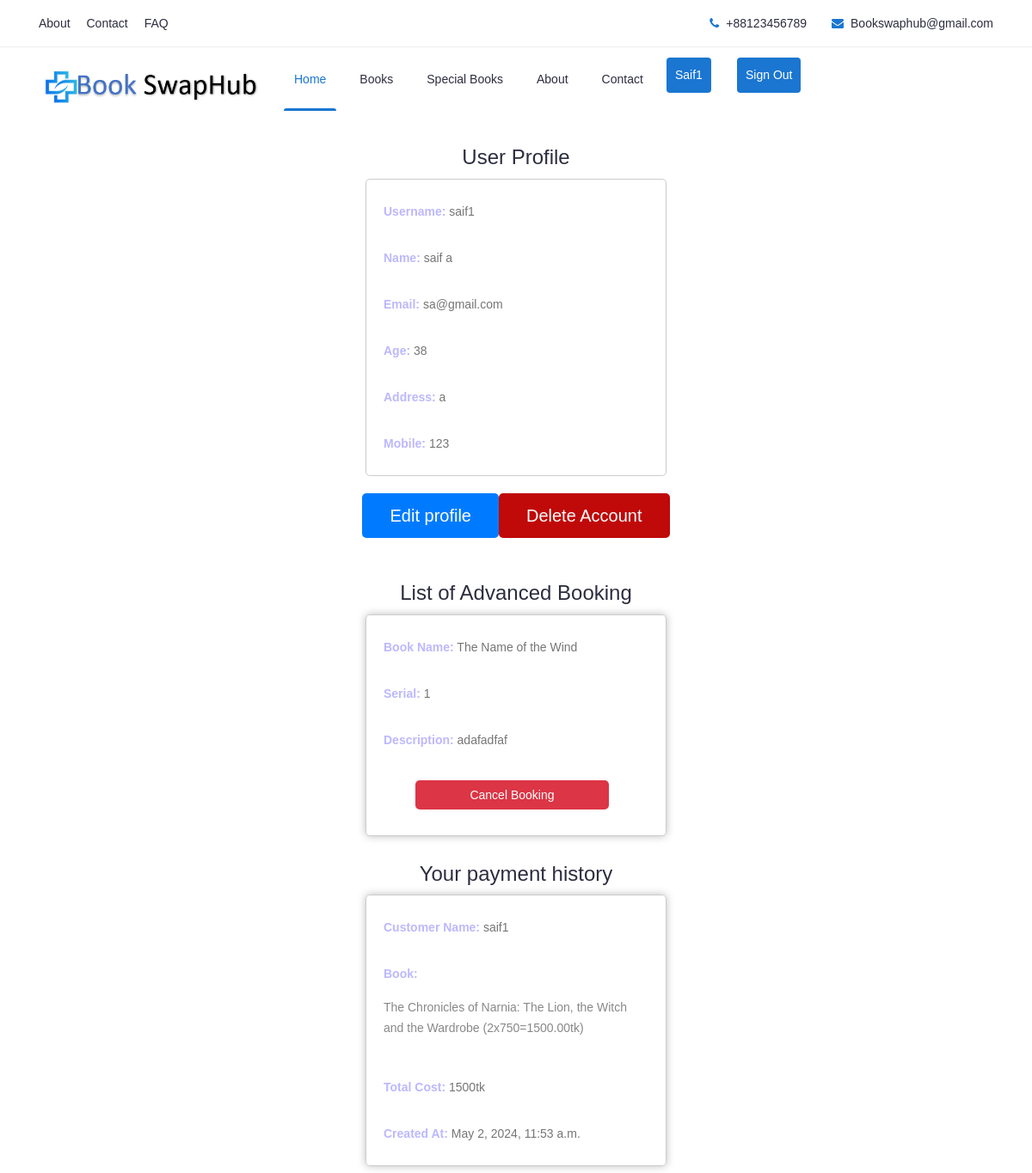
The page /user_profile/ (signed in, upper part) on the database as committed earlier.
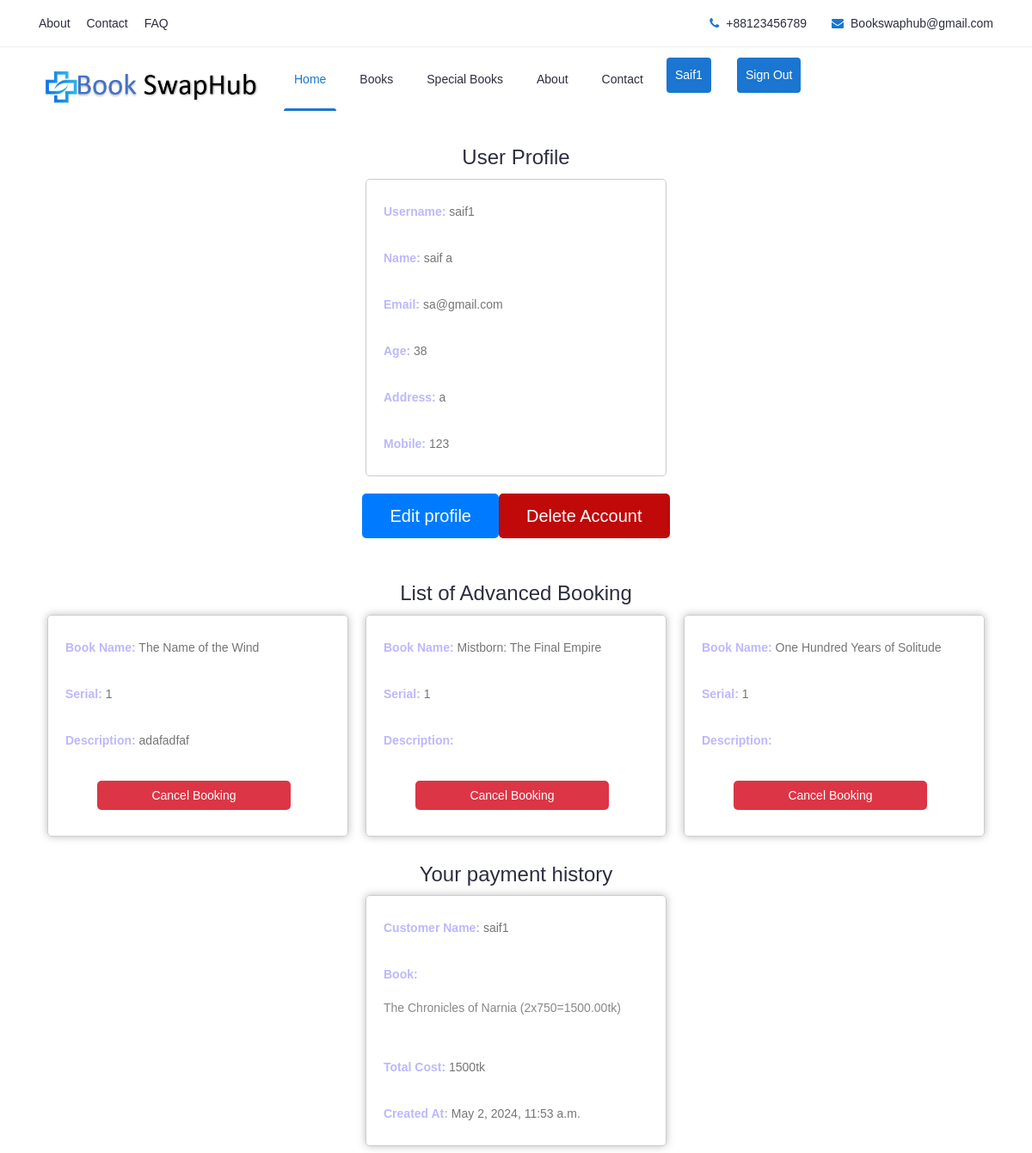
The same page on the database as committed later.
### myapp/models.py (models this page shows, shortened)
class UserProfile(models.Model):
    user = models.OneToOneField(User, on_delete=models.CASCADE)
    def fullname(self):
        return f"{self.user.first_name} {self.user.last_name}"
    age = models.IntegerField()
    address = models.CharField(max_length=255)
    mobile = models.CharField(max_length=15)
    GENDER = (
        ('Male', 'Male'),
        ('Female', 'Female'),
    )
    gender = models.CharField(max_length=10, choices=GENDER)

class Appointment(models.Model):
    user = models.ForeignKey(User, on_delete=models.CASCADE)
    doctor = models.ForeignKey(Doctor, on_delete=models.CASCADE)
    description = models.CharField(max_length=1000)
    created_at = models.DateTimeField(auto_now_add=True)
    serial_number = models.PositiveIntegerField(default=0)

class Doctor(models.Model):
    image = models.ImageField()
    name = models.CharField(max_length=255)
    specialty = models.CharField(max_length=255)
    status = models.BooleanField(default=True)
    cost = models.IntegerField()
    available_spots = models.PositiveIntegerField()

class Bill(models.Model):
    customer = models.ForeignKey(User, on_delete=models.CASCADE)
    total_cost = models.DecimalField(max_digits=10, decimal_places=2)
    created_at = models.DateTimeField(default=timezone.now)
    accessories = models.ManyToManyField(Medicines, through='BillItem')

class BillItem(models.Model):
    bill = models.ForeignKey(Bill, on_delete=models.CASCADE)
    accessory = models.ForeignKey(Medicines, on_delete=models.CASCADE)
    quantity = models.IntegerField()
    total_cost = models.DecimalField(max_digits=10, decimal_places=2)

class Medicines(models.Model):
    p_image = models.ImageField()
    p_name = models.CharField(max_length=100)
    p_description = models.CharField(max_length=1000)
    p_cost = models.IntegerField()
    p_count = models.IntegerField()
    v_name = models.CharField(max_length=100)
    v_description = models.CharField(max_length=100)

### myapp/views.py (the view, shortened to what this page needs)
# urls.py: path('user_profile/', views.user_profile, name='user_profile'),
def user_profile(request):
    user_profile = UserProfile.objects.get(user=request.user)
    profile_form = UserProfileForm(instance=user_profile)
    user_form = UserForm(instance=request.user)
    appointments = Appointment.objects.filter(user=request.user)
    bookings = Booking.objects.filter(user=request.user)
    bills = Bill.objects.filter(customer=request.user).prefetch_related(
        Prefetch('billitem_set', queryset=BillItem.objects.select_related('accessory'))
    ).annotate(total_item_cost=Sum('billitem__total_cost'))
    bills1 = Bill1.objects.filter(customer=request.user).prefetch_related(
        Prefetch('billitem1_set', queryset=BillItem1.objects.select_related('accessory1'))
    ).annotate(total_item_cost1=Sum('billitem1__total_cost1'))
    context = {
        'user_profile': user_profile,
        'profile_form': profile_form,
        'user_form': user_form,
        'appointments': appointments,
        'bills': bills,
        'bills1': bills1,
        'bookings': bookings,
    }
    return render(request, 'user_profile.html', context)

### myapp/templates/user_profile.html (shortened to what this page needs)
{% extends "base.html" %}
{% load static %}
{% block content %}
			<div class="header-inner">
				<div class="container">
					<div class="inner">
						<div class="row">
							<div class="col-lg-3 col-md-3 col-12">
								<div class="logo">
									<a href="{% url 'home' %}"><img src="{% static 'img/logo1.png' %}" alt="#"></a>
								</div>
							</div>
							<div class="col-lg-7 col-md-9 col-12">
								<div class="main-menu">
									<nav class="navigation">
										<ul class="nav menu">
											<li class="active"><a href="{% url 'home' %}">Home </a></li>
											<li ><a href="{% url 'products' %}">Books</a></li>
											<li><a href="{% url 'doctors' %}">Special Books </a></li>
											<li><a href="{% url 'about' %}">About</a></li>
											<li><a href="{% url 'contact' %}">Contact</a></li>
											<li>
								<div class="get-quote" >
									{% if user.is_authenticated %}
									     {% if user.is_superuser %}
									        <a href="{% url 'admin:index' %}"  class="btn" style="color: white; padding: 10px 10px 10px 10px;">Admin Panel</a><br>
									     {% else %}
									         <a href="{% url 'user_profile' %}" class="btn"  style="color: white; padding: 10px 10px 10px 10px;">{{ user.username }}</a><br>
									     {% endif %}
									{% else %}
									   <a href="{% url 'login' %}" class="btn" style="color: white; padding: 10px 10px 10px 10px;">Login</a><br>
									{% endif %}
								</div>
											</li>
											<li>
												<div class="col-lg-2 col-12">
								<div class="get-quote">
									{% if user.is_authenticated %}
									     {% if user.is_superuser %}
									        <a href="{% url 'logout' %}" class="btn" style="color: white; padding: 10px 10px 10px 10px;" >Signout</a>
									     {% else %}
									         <a href="{% url 'logout' %}" class="btn"  style="color: white; padding: 10px 10px 10px 10px;">Sign out</a>
									     {% endif %}
									{% else %}
									   <a href="{% url 'register' %}" class="btn" style="color: white; padding: 10px 10px 10px 10px;" >Sign-up</a>
									{% endif %}
								</div>
                            </div>
											</li>
										</ul>
									</nav>
								</div>
							</div>
						</div>
					</div>
				</div>
			</div>
		</header>
{% block extra-styles %}
<link rel="stylesheet" href="{% static 'css/user_info.css' %}" />
{% endblock %}
<div class="containerinfo" id="userProfileView" >
    <h2>User Profile</h2>
    <div class="info">
        <p><strong>Username:</strong> {{ user_profile.user.username }}</p>
        <p><strong>Name:</strong> {{ user_profile.fullname }} </p>
        <p><strong>Email:</strong> {{ user_profile.user.email }}</p>
        <p><strong>Age:</strong> {{ user_profile.age }}</p>
        <p><strong>Address:</strong> {{ user_profile.address }}</p>
        <p><strong>Mobile:</strong> {{ user_profile.mobile }}</p>
    </div>
    <div class="button-container">
        <button id="editButton" class="b1">Edit profile</button>
        <form method="post">
            <button type="submit" name="delete_account" class="b2">Delete Account</button>
        </form>
    </div>
</div>
{% if appointments %}
    <h2>List of Advanced Booking</h2>
{% else %}
    <h2> </h2>
{% endif %}
<div class="containerapp">
    {% for appointment in appointments %}
    <div class="appointment">
        <p><strong>Book Name:</strong> {{ appointment.doctor.name }}</p>
        <p><strong>Serial:</strong> {{ appointment.serial_number }}</p>
        <p><strong>Description:</strong> {{ appointment.description }}</p>
        <form method="post" action="{% url 'cancel_appointment' appointment.id appointment.doctor.id %}">
            <button type="submit" class="cancel-appointment">Cancel Booking</button>
        </form>
    </div>
    {% endfor %}
</div>
{% if bills %}
    <h2>Your payment history</h2>
{% else %}
    <h2>No bills found</h2>
{% endif %}
<div class="containerbill">
    {% for bill in bills %}
    <div class="bill">
        <p><strong>Customer Name:</strong> {{ bill.customer.username }}</p>
        <p><strong>Book:</strong>
            <ul style="list-style: none;">
                {% for bill_item in bill.billitem_set.all %}
                    <li>{{ bill_item.accessory.p_name }} ({{ bill_item.quantity }}x{{ bill_item.accessory.p_cost }}={{bill_item.total_cost }}tk)</li>
                {% endfor %}
            </ul>
        </p>
        <p><strong>Total Cost:</strong> {{ bill.total_item_cost }}tk</p>
        <p><strong>Created At:</strong> {{ bill.created_at }}</p>
    </div>
    {% endfor %}
</div>
{% endblock %}

### myapp/templates/base.html (shortened to what this page needs)
<!doctype html>
{% load static %}
<html class="no-js" lang="zxx">
    <head>
		<link rel="stylesheet" href="{% static 'css/bootstrap.min.css' %}" >
		<link rel="stylesheet" href="{% static 'css/nice-select.css' %}" >
        <link rel="stylesheet" href="{% static 'css/font-awesome.min.css' %}">
        <link rel="stylesheet" href="{% static 'css/icofont.css' %}">
		<link rel="stylesheet" href="{% static 'css/slicknav.min.css ' %}">
        <link rel="stylesheet" href="{% static 'css/owl-carousel.css' %}">
		<link rel="stylesheet" href="{% static 'css/datepicker.css' %}">
        <link rel="stylesheet" href="{% static 'css/animate.min.css' %}">
        <link rel="stylesheet" href="{% static 'css/magnific-popup.css' %}">
        <link rel="stylesheet" href="{% static 'css/normalize.css' %}">
        <link rel="stylesheet" href="{% static 'style.css' %}">
        <link rel="stylesheet" href="{% static 'css/responsive.css' %}">
    </head>
    <body>
	  <body>
		<header class="header" >
			<div class="topbar">
				<div class="container">
					<div class="row">
						<div class="col-lg-6 col-md-5 col-12">
							<ul class="top-link">
								<li><a href="{% url 'about' %}">About</a></li>
								<li><a href="{% url 'contact' %}">Contact</a></li>
								<li><a href="{% url 'FAQ' %}">FAQ</a></li>
							</ul>
						</div>
						<div class="col-lg-6 col-md-7 col-12">
							<ul class="top-contact">
								<li><i class="fa fa-phone"></i>+88123456789</li>
								<li><i class="fa fa-envelope"></i><a href="saifahme8@gamil.com">Bookswaphub@gmail.com</a></li>
							</ul>
						</div>
					</div>
				</div>
			</div>
{% block content %}
{% endblock %}
    </body>
</html>

### myapp/static/css/user_info.css (style rules this page uses)
.containerinfo { display: flex; justify-content: center; align-items: center; flex-direction: column; background-color: #ffffff; color: white; padding: 20px; border-radius: 10px; }
.containerinfo .info { border: 1px solid #ccc; border-radius: 5px; padding: 10px 20px; margin: 10px 0 20px; background-color: rgba(255, 255, 255, 0.1); width: 350px; }
.containerinfo .button-container { display: flex; justify-content: space-between; margin-bottom: 10px; }
.containerinfo .button-container button { background-color: #007bff; font-size: 20px; color: #fff; padding: 16px 32px; border: none; border-radius: 5px; cursor: pointer; transition: background-color 0.3s ease; flex: 1; }
.containerinfo .button-container button.b2 { background-color: #c00909; }
.containerapp, .containerbill { display: flex; justify-content: center; flex-wrap: wrap; }
.containerapp .appointment, .containerbill .bill { border: 1px solid #ccc; border-radius: 5px; width: 350px; padding: 10px 20px; margin: 10px; box-shadow: 0 0 10px rgba(69, 69, 69, 0.355); background-color: rgba(255, 255, 255, 0.1); white-space: normal; word-wrap: break-word; }
h2 { text-align: center; font-size: 24px; padding-top: 20px; }
p { padding: 15px 0px; }
strong { color: #bcb8fd; }
.cancel-appointment { font-family: Mooli, sans-serif; background-color: #dc3545; color: #fff; font-size: 14px; padding: 10px 20px; border: none; border-radius: 5px; cursor: pointer; text-align: center; transition: background-color 0.3s ease; width: 225px; margin: 20px 12%; }

Rows that differ between the two databases and show on the page:
added Appointment: doctor.name "Mistborn: The Final Empire", serial_number "1"
added Appointment: doctor.name "One Hundred Years of Solitude", serial_number "1"
changed through a linked row, BillItem: accessory.p_name "The Chronicles of Narnia: The Lion, the Witch and the Wardrobe" → "The Chronicles of Narnia"
